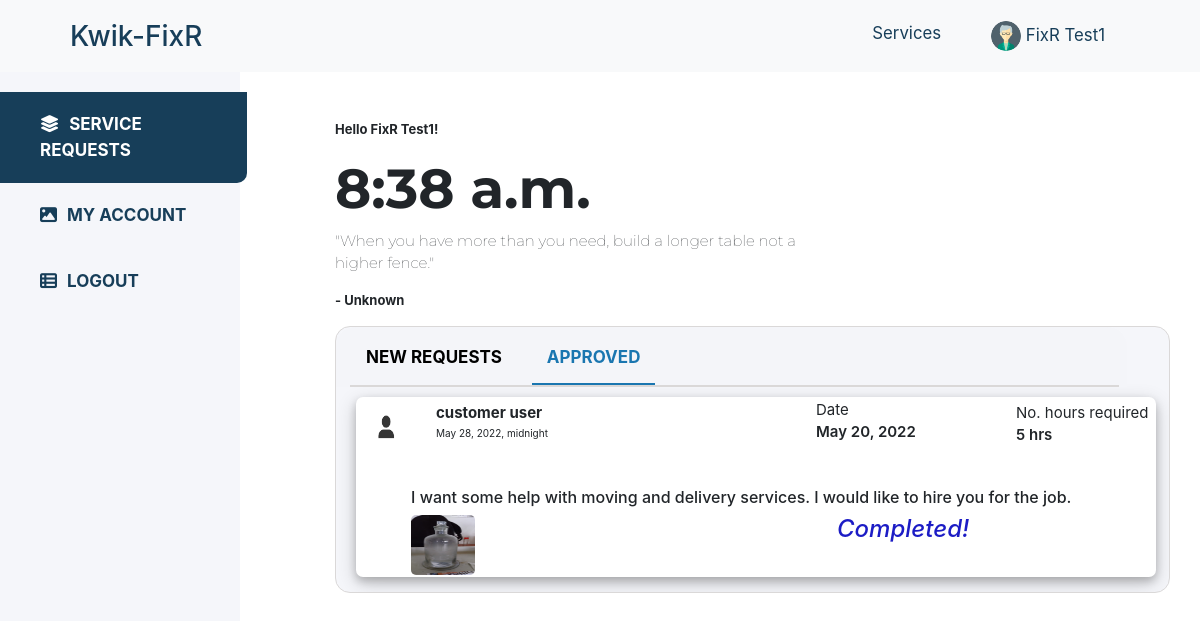
The app's page /service_approved/ (signed in) with its own data.
### userhandle/models.py (models this page shows, shortened)
class HandymanUser(AbstractBaseUser, PermissionsMixin):
    firstname = models.CharField(max_length=100)
    lastname = models.CharField(max_length=100)
    email = models.EmailField(
        unique=True,
        null=False,
        blank=False,
        help_text="Email field can't be empty!")
    handyman_image = models.ImageField(upload_to='handymanimages', null=True, blank=True)
    bio = models.CharField(max_length=2000, blank=True, null=True)
    contact = models.CharField(max_length=12, null=True, blank=True)
    address = models.CharField(max_length=2000, null=True, blank=True)
    postcode = models.CharField(max_length=10, null=True, blank=True)
    price = models.IntegerField(null=True, blank=True)
    handyman_rating = models.FloatField(default=0)
    handyman_rating_count = models.IntegerField(default=0)
    handyman_services = models.CharField(
        choices=service_choices,
        default='All Services',
        max_length=100,
        blank=False,
        )
    date_joined = models.DateField(auto_now_add=True, null=True, blank=True)
    service_tags = models.CharField(max_length=200,  null=True, blank=True)
    is_customer = models.BooleanField(default=False)
    is_FixR = models.BooleanField(default=False)
    is_superuser = models.BooleanField(default=False)
    is_staff = models.BooleanField(default=False)
    is_active = models.BooleanField(default=True)
    USERNAME_FIELD = 'email'
    REQUIRED_FIELD = ['firstname', 'lastname']
    """
    Objects in the django models helps us work with database queries.
    AbstractBaseUser a class which help us customise our user. We explicitly write customusermanager
    for AbstractBaseUser to create user and superuser. CustomUserManager is imported from usermanager.py
    """
    objects = HandymanUserManager()
    class Meta:
        verbose_name_plural = "Custom Users"
    "Below is the method to render the handymanuser list with the firstname and lastname if they are provided."
    "Otherwise render by email."
    def __str__(self):
        if self.firstname and self.lastname:
            return str(self.firstname + " " + self.lastname)
        return self.email

class Booked(models.Model):
    FixR = models.ForeignKey(HandymanUser, on_delete=models.CASCADE, related_name="booked_handyman")
    customer = models.ForeignKey(HandymanUser, on_delete=models.CASCADE, related_name="booked_employer", null=True, blank=True)
    hoursneeded = models.IntegerField(default=2, verbose_name="Hours Needed")
    duedate = models.DateField(verbose_name="Select Date")
    time = models.TimeField(verbose_name="Select Time")
    description = models.TextField(max_length=2000,   verbose_name="Describe Your Task", null=True, blank=True,)
    service_images = models.ImageField(upload_to='media/',  null=True, blank=True, verbose_name="Image of Task")
    date_time_created = models.DateTimeField(null=True, blank=True)
    is_accepted = models.BooleanField(default=False)
    is_declined = models.BooleanField(default=False)
    is_reviewed = models.BooleanField(default=False)
    is_completed = models.BooleanField(default=False)
    class Meta:
        verbose_name_plural = "Bookings"
        ordering = ('duedate',)

### userhandle/views.py (the view)
# urls.py: path('service_approved/', views.HandymanServiceApproved, name="service-approved"),
def HandymanServiceApproved(request):
    serviceIsAccepted = Booked.objects.all().filter(FixR_id=request.user.id, is_accepted=True)
    current_time = datetime.datetime.now().time()
    context = {'services': serviceIsAccepted, 'current_time': current_time}
    return render(request, 'service_approved.html', context)

### userhandle/templates/service_approved.html (shortened to what this page needs)
{% load static %}
<!DOCTYPE html>
<html lang="en">
  <head>
    <link rel="stylesheet" href="{% static 'style/style.css' %}" />
    <link
      rel="stylesheet"
      href="https://cdn.jsdelivr.net/npm/bootstrap@4.6.1/dist/css/bootstrap.min.css"
    />
    <link
      rel="stylesheet"
      href="{% static 'bootstrap-float-label-master/bootstrap-float-label.min.css' %}"
    />
    <link
      rel="stylesheet"
      href="https://cdnjs.cloudflare.com/ajax/libs/font-awesome/4.7.0/css/font-awesome.min.css"
    />
  </head>
  <body>
  <nav
    class="navbar navbar-expand-md bg-light navbar-light"
    style="padding: 10px 70px 10px 70px !important"
  >
    <a class="navbar-brand" href="{% url 'index' %}">Kwik-FixR</a>
    <div class="collapse navbar-collapse" id="collapsibleNavbar">
      <ul class="navbar-nav ml-auto">
        <li class="nav-item dropdown">
          <div class="nav-item dropdown">
            <a
              href="#"
              class="nav-link dropdown-toggle"
              data-toggle="dropdown"
              >Services</a
            >
          </div>
        </li>
        {% if user.is_anonymous %}
        <li class="nav-item">
          <a class="nav-link" href="{% url 'handyman-login' %}">Sign up / Log in</a>
        </li>
        <li class="nav-item become">
          <a class="nav-link" href="{% url 'handyman-registration' %}"
            ><button type="button" class="btn btn-outline-success tasker">
              Become a Tasker
            </button>
          </a>
        </li>
        {% elif user.is_authenticated %}
        <li class="nav-item dropdown">
          <a class="nav-link dropdown-toggle" href="#" id="navbarDropdownMenuLink" data-toggle="dropdown" aria-haspopup="true" aria-expanded="false">
            {% if user.handyman_image %}
            <img src="{{user.handyman_image.url}}" alt="Avatar" class="avatar">
            {{user}}
            {% else %}
            <img src="{% static 'img/default_profile.png' %}" alt="Avatar" class="avatar">
            {{user}}
          </a>
          {% endif %}
        </li>
        {% endif %}
      </ul>
    </div>
  </nav>
    <div class="wrapper">
      <div class="row" style="margin: 0px !important">
        <nav id="sidebar">
          <ul class="list-unstyled components">
            <li class="sidebar_item">
              <a href="/" aria-expanded="false" class="active"
                ><i class="fa-solid fa-layer-group"></i>SERVICE REQUESTS</a
              >
            </li>
            <li class="sidebar_item">
              {% if user.is_FixR %}
              <a href="{% url 'handyman-profile' user.id %}" class="dropdown-toggle"
                ><i class="fa-solid fa-image"></i>MY ACCOUNT</a
              >
              {% elif user.is_customer %}
              <a href="{% url 'customer-profile' user.id %}" class="dropdown-toggle"
                ><i class="fa-solid fa-image"></i>MY ACCOUNT</a
              >
              {% endif %}
            </li>
            <li class="sidebar_item">
              <a href="{% url 'handyman-logout' %}" class="dropdown-toggle"
                ><i class="fa-solid fa-table-list"></i>LOGOUT</a
              >
            </li>
          </ul>
        </nav>
        <div class="top-nav">
          <div class="col-12">
            <div class="row mt-5" style="margin: 0px !important">
              <div class="content col-12 mt-5">
                <p class="content-text">Hello {{user}}!</p>
                <h1 class="content-header">{{current_time}}</h1>
                <p class="content-text1">
                  "When you have more than you need, build a longer table not
                  a<br />
                  higher fence."
                </p>
                <p style="font-size: 13px; font-weight: bold">- Unknown</p>
                <div class="content-item">
                  <div class="row content-menu">
                    <a href="{% url 'index' %}">NEW REQUESTS</a
                    ><a
                      href="{% url 'service-approved' %} "
                      style="border-bottom: 2px solid #1a76b0; color: #1a76b0"
                      >APPROVED</a
                    >
                    <hr class="hr-1" />
                  </div>
                  {% for service in services %}
                  <div class="content-item-list">
                    {% if service.customer.handyman_image %}
                    <img
                      class="content-item-img"
                      src="{{service.customer.handyman_image.url }}"
                      alt=""
                    />
                    {% else %}
                    <img
                      class="content-item-img"
                      src="{% static 'img/default_profile.png' %}"
                      alt=""
                    />
                    {% endif %}
                    <p class="content-item-text">{{service.customer.firstname}} {{service.customer.lastname}}</p>
                    <p class="content-item-text1">{{service.date_time_created}}</p>
                    <p class="content-item-date">
                      <span>Date</span><br />
                      {{service.duedate}}
                    </p>
                    <p class="content-item-time">
                      <span>No. hours required</span><br />
                      {{service.hoursneeded}} hrs
                    </p>
                    <h6 style="padding-left: 55px; margin-right: 500px">
                      {{service.description}}
                    </h6>
                    {% if service.service_images %}
                    <img
                      class="content-item-img1"
                      src="{{service.service_images.url}}"
                      alt=""
                    />
                    <div class="buttons2">
                      {% if service.is_completed is False %}
                     <a href="{% url 'handyman-complete' service.id %}" class="btn btn-primary" style="background-color:rgb(6, 6, 104); text-decoration:none;">Mark as Complete!</a>
                      {% else %}
                      <h4 style="color: rgba(10, 10, 192, 0.927); font-style:italic;">Completed!</h4>
                      {% endif %}
                    </div>
                    {% endif %}
                  </div>
                  {% endfor %}
                </div>
              </div>
            </div>
          </div>
        </div>
      </div>
    </div>
  </body>
</html>

### static/style/style.css (style rules this page uses)
body { overflow: auto; font-family: "Raleway", sans-serif; }
::placeholder { font-size: 13px; }
.wrapper { width: 100%; align-items: stretch; height: 1908px !important; }
#sidebar { width: 20%; background: #f5f6fa; color: #173e59; transition: all 0.3s; height: 1908px !important; }
#sidebar ul.components { padding: 20px 0; }
.active { background-color: #173e59 !important; color: #fff !important; width: 103%; border-radius: 0px 0px 10px 0px; }
#sidebar ul li a i { padding-right: 10px; }
#sidebar ul li a { padding: 20px 80px; font-size: 17px; display: block; font-weight: bold; }
#sidebar ul li.sidebar_item > a, a[aria-expanded="true"] { color: #173e59; background: #f5f6fa; }
.dropdown-toggle::after { display: none !important; }
.top-nav { width: 80% !important; }
.nav-link { padding: 10px 10px !important; }
.content { padding-left: 80px !important; margin-top: 80px !important; }
.content-item { width: 100%; background-color: #f5f6fa; height: auto; border-radius: 15px; border: 1px solid #dad8d8; overflow-y: scroll; overflow-x: hidden; }
.content-menu a { margin-left: 15px; padding: 18px 15px 12px 15px; font-size: 17px; text-decoration: none; color: black; font-weight: bold; }
.hr-1 { width: 97%; border: 1px solid #dad8d8; background-color: #dad8d8; margin-bottom: 0px !important; margin-top: 0px !important; margin-left: 14px !important; }
.buttons2 { margin-left: 780px; margin-top: -60px; width: 30%; }
.content-item-list { box-shadow: 0 4px 8px 0 rgba(0, 0, 0, 0.2), 0 6px 20px 0 rgba(0, 0, 0, 0.19); overflow: hidden; padding: 0px; width: 96%; margin: 15px 20px; border-radius: 7px; height: 180px; background-color: #ffffff; margin-top: 70px; }
.content-item-text { font-size: 15px; padding-left: 15px; margin-top: -35px; margin-left: 40px; font-weight: bold; }
.content-item-text1 { font-size: 10px; padding-left: 15px; margin-top: -15px; margin-left: 40px; }
.content-item-img { width: 3%; height: 30px; margin-left: 15px; margin-top: 15px; border-radius: 50%; }
.content-item-img1 { width: 8%; height: 60px; border-radius: 5px; margin-left: 55px; margin-top: 8px; }
.content-text { font-size: 13px; font-weight: bold; }
.content-header { font-size: 55px; font-family: "Montserrat", sans-serif; font-weight: bold; }
.content-text1 { font-size: 15px; font-weight: lighter; font-family: "Montserrat", sans-serif; text-align: justify; }
.content-menu { position: absolute; background-color: #f4f5f9; width: 91.95%; margin-left: 0px !important; border-radius: 20px 20px 0px 0px; }
.buttons2 { margin-left: 980px; }
.content-item-img { width: 4%; height: 40px; margin-left: 15px; margin-top: 15px; border-radius: 50%; }
.content-item-text { font-size: 15px; padding-left: 40px; margin-top: -40px; margin-left: 40px; font-weight: bold; }
.content-item-text1 { font-size: 10px; padding-left: 40px; margin-top: -15px; margin-left: 40px; }
.content-item-date { margin-left: 460px; margin-top: -58px; font-size: 15px; font-weight: 600; }
.content-item-date span { font-weight: 400; }
.content-item-time { margin-left: 660px; margin-top: -58px; font-size: 15px; font-weight: 600; }
.content-item-time span { font-weight: 400; }
@media (max-width: 1600px) { #sidebar ul li a { padding: 20px 40px; font-size: 17px; display: block; font-weight: bold; } }
@media (max-width: 1600px) { .content-menu { position: absolute; background-color: #f4f5f9; width: 85%; margin-left: 0px !important; border-radius: 20px 20px 0px 0px; } }
@media (max-width: 1600px) { .content-item-list { box-shadow: 0 4px 8px 0 rgb(0 0 0 / 20%), 0 6px 20px 0 rgb(0 0 0 / 19%); overflow: hidden; padding: 0px; width: 96%; margin: 15px 20px; border-radius: 7px; height: 180px; background-color: #ffffff; margin-top: 70px; } }
@media (max-width: 1600px) { .content-item-img { width: 30px; height: 30px; margin-left: 15px; margin-top: 15px; border-radius: 50%; } }
@media (max-width: 1600px) { .content-item-list h6, .content-item-list1 h6 { margin: 0px !important; } }
@media (max-width: 1600px) { .content-item { width: 100%; background-color: #f5f6fa; height: auto !important; border-radius: 15px; border: 1px solid #dad8d8; overflow-y: scroll; overflow-x: hidden; } }
@media (max-width: 1600px) { .buttons2 { margin-left: 481px; margin-top: -60px; width: 30%; } }
.navbar-brand { font-size: 1.75rem !important; color: #173e59 !important; font-weight: 500 !important; }
.nav-item { padding-right: 15px !important; }
.nav-item .nav-link { color: #173e59 !important; font-size: 1.05rem !important; }

### records on screen
HandymanUser: handyman_image (picture), firstname+lastname "FixR Test1"
Booked: customer.firstname "customer", customer.lastname "user", date_time_created "May 28, 2022, midnight", duedate "May 20, 2022", hoursneeded "5", description "I want some help with moving and delivery services. I would like to hire you for the job.", service_images (picture), is_completed "Completed!"

### other values on screen
{{ current_time }} "8:38 a.m."
